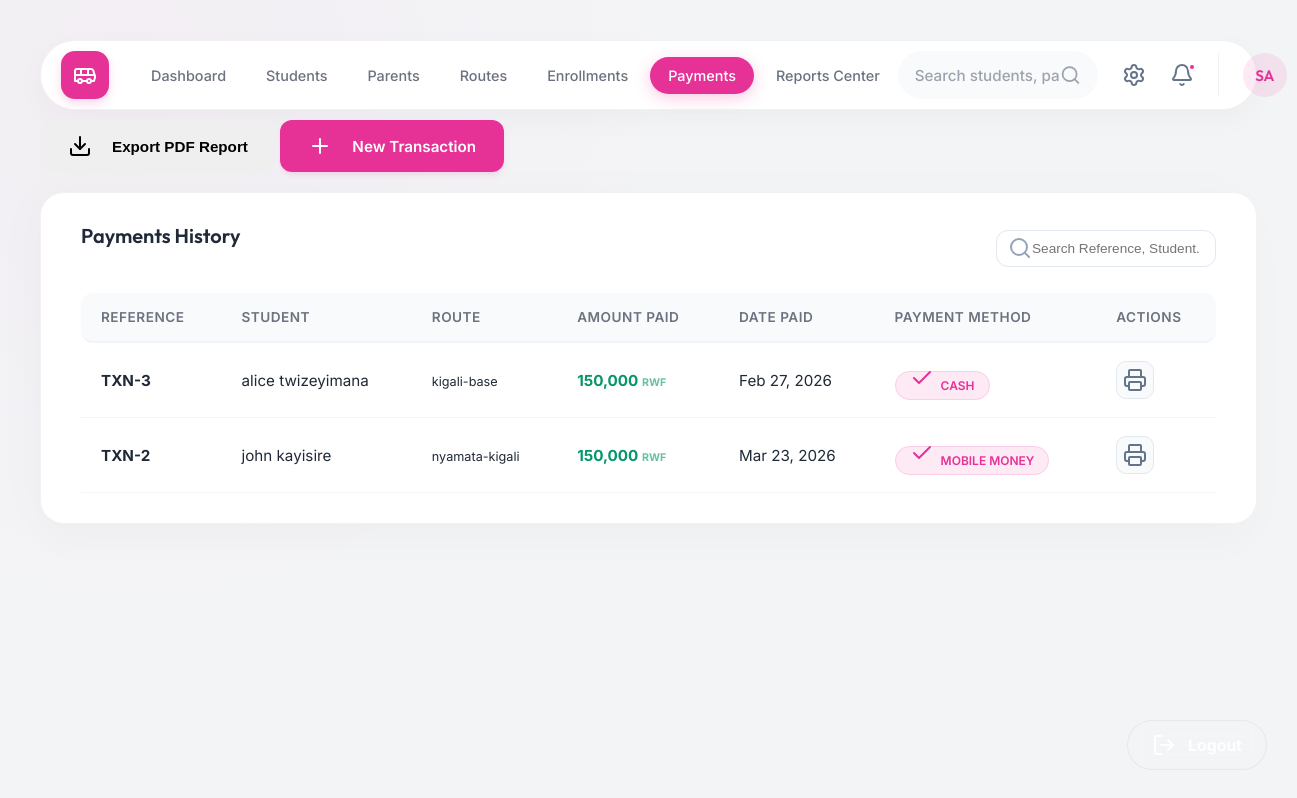
The page /index.php?page=payments (signed in) on the database as committed earlier.
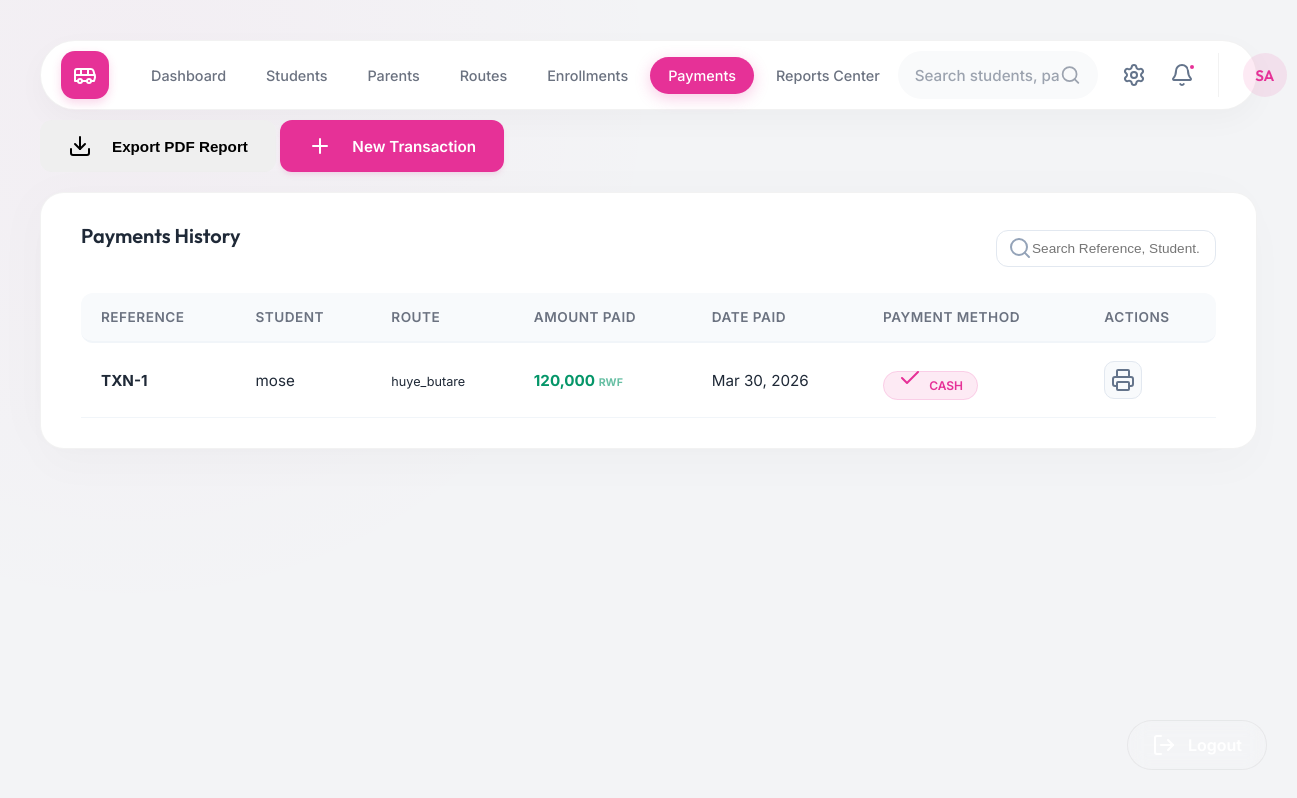
The same page on the database as committed later.
### tables this page shows
CREATE TABLE payments (
            id INTEGER PRIMARY KEY AUTOINCREMENT,
            enrollment_id INTEGER,
            amount DECIMAL(10,2),
            payment_date DATE,
            payment_method VARCHAR(50),
            FOREIGN KEY (enrollment_id) REFERENCES transport_enrollments (id) ON DELETE CASCADE
        );

CREATE TABLE students (
            id INTEGER PRIMARY KEY AUTOINCREMENT,
            fullname VARCHAR(150) NOT NULL,
            class VARCHAR(50),
            parent_id INTEGER,
            uses_transport BOOLEAN DEFAULT 0,
            FOREIGN KEY (parent_id) REFERENCES parents (parent_id) ON DELETE SET NULL
        );

CREATE TABLE bus_routes (
            id INTEGER PRIMARY KEY AUTOINCREMENT,
            route_name VARCHAR(100) NOT NULL,
            driver_name VARCHAR(100),
            monthly_fee DECIMAL(10,2) NOT NULL
        );

### pages/payments.php (the view, shortened to what this page needs)
<?php
require_once 'backend/db.php';
$sql = "SELECT p.*, s.fullname as student_name, r.route_name
        FROM payments p
        JOIN transport_enrollments te ON p.enrollment_id = te.id
        JOIN students s ON te.student_id = s.id
        JOIN bus_routes r ON te.route_id = r.id
        ORDER BY p.id DESC";
$payments = $pdo->query($sql)->fetchAll();
?>
<div class="content-header" style="justify-content: flex-end; margin-top: -30px; margin-bottom: 20px;">
    <div class="header-tools">
        <button class="btn btn-secondary" onclick="alert('Generate Report feature is coming soon.')">
            <i data-lucide="download" style="margin-right: 8px;"></i>
            Export PDF Report
        </button>
        <button class="btn btn-primary" onclick="openAddModal('payments', ['enrollment_id', 'amount', 'payment_date', 'payment_method'])">
            <i data-lucide="plus" style="margin-right: 8px;"></i>
            New Transaction
        </button>
    </div>
</div>
<div class="table-container">
    <div style="display: flex; justify-content: space-between; align-items: center; margin-bottom: 20px;">
        <div class="table-title">Payments History</div>
        <div style="position: relative;">
            <input type="text" placeholder="Search Reference, Student..." class="local-table-filter" style="padding: 10px 15px 10px 35px; border-radius: 12px; border: 1px solid #e2e8f0; font-size: 0.85rem; width: 220px; outline: none; transition: all 0.3s;" onfocus="this.style.borderColor='var(--primary)'" onblur="this.style.borderColor='#e2e8f0'">
            <i data-lucide="search" size="16" style="position: absolute; left: 12px; top: 50%; transform: translateY(-50%); color: #94a3b8;"></i>
        </div>
    </div>
    <table>
        <thead>
            <tr>
                <th>Reference</th>
                <th>Student</th>
                <th>Route</th>
                <th>Amount Paid</th>
                <th>Date Paid</th>
                <th>Payment Method</th>
                <th>Actions</th>
            </tr>
        </thead>
        <tbody>
            <?php if (empty($payments)): ?>
                <tr>
                    <td colspan="7" style="text-align: center; padding: 40px; color: #64748b; font-style: italic;">
                        No payments found in history.
                    </td>
                </tr>
            <?php else: ?>
                <?php foreach ($payments as $pay): ?>
                    <tr>
                        <td><strong>TXN-<?php echo $pay['id']; ?></strong></td>
                        <td><?php echo htmlspecialchars($pay['student_name']); ?></td>
                        <td><small><?php echo htmlspecialchars($pay['route_name']); ?></small></td>
                        <td><span style="font-weight: 700; color: #059669;"><?php echo number_format($pay['amount']); ?> <span style="font-size: 0.7em; opacity: 0.6;">RWF</span></span></td>
                        <td><?php echo date('M d, Y', strtotime($pay['payment_date'])); ?></td>
                        <td>
                            <span class="badge badge-paid">
                                <i data-lucide="check" size="12" style="margin-right: 4px;"></i>
                                <?php echo htmlspecialchars($pay['payment_method'] ?: 'Cash'); ?>
                            </span>
                        </td>
                        <td>
                            <button class="btn btn-icon" title="View Receipt"><i data-lucide="printer"></i></button>
                        </td>
                    </tr>
                <?php endforeach; ?>
            <?php endif; ?>
        </tbody>
    </table>
</div>

Rows that differ between the two databases and show on the page:
removed payments: id "3", students.fullname "alice twizeyimana", bus_routes.route_name "kigali-base", amount "150,000", payment_date "Feb 27, 2026", payment_method "CASH"
removed payments: id "2", students.fullname "john kayisire", bus_routes.route_name "nyamata-kigali", amount "150,000", payment_date "Mar 23, 2026", payment_method "MOBILE MONEY"
now on this page (row edited): payments: id "1", students.fullname "mose", bus_routes.route_name "huye_butare", amount "120,000", payment_date "Mar 30, 2026", payment_method "CASH"
